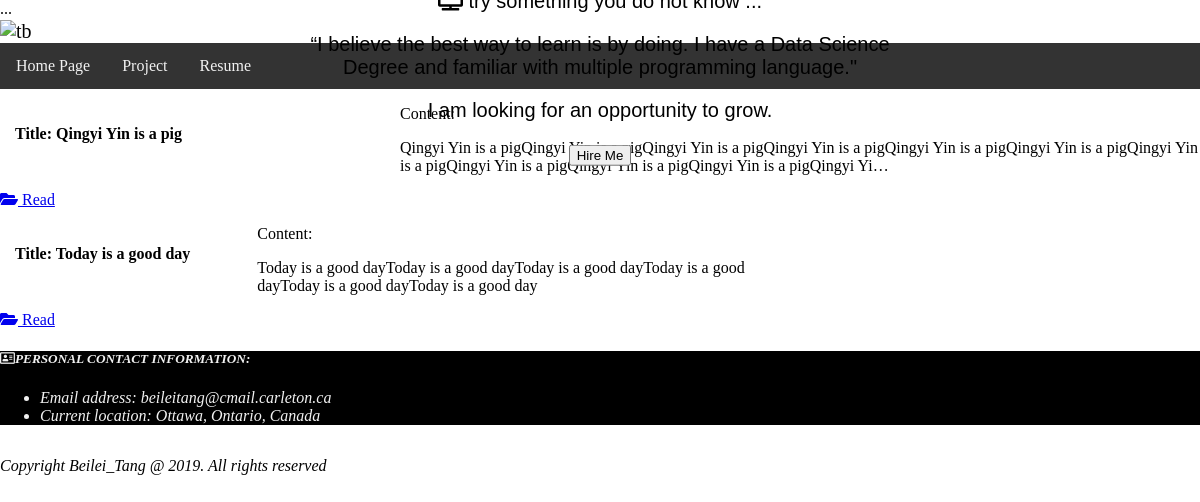
Page /blog_post/ on the earlier database version.
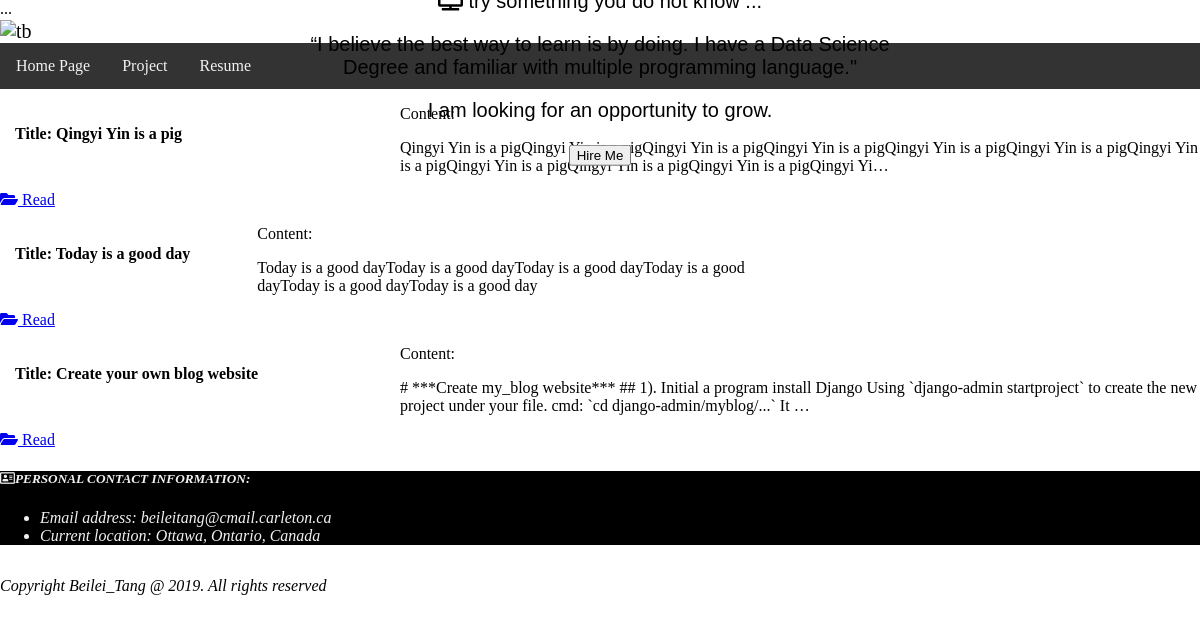
Same page on the later database version.
### blog/models.py (models this page shows, shortened)
class Blog(models.Model):
    id = models.AutoField(primary_key=True)
    title = models.CharField(max_length=50)
    body = models.TextField()
    date = models.DateField()
    """Foreign Key: one to many relationship, one category can have many blogs """
    category = models.ForeignKey(Category, on_delete=models.SET_NULL, null=True)
    """Foreign Key: one to many relationship, one author can have many blogs """
    Author = models.ForeignKey('Author', on_delete=models.SET_NULL, null=True)
    class Meta:
        ordering = ['date']

### blog/views.py (the view)
# urls.py: path('blog_post/', views.blog_post, name='post'),
def blog_post(request):
    post_list = Blog.objects.all()
    return render(request, 'post.html', {'post_list':post_list})

### blog/templates/post.html
{% extends "blog_base.html" %}
{% load staticfiles %}
{% block content %}
<div class="post-topnav">
  <a href="/blog/">Home Page</a>
  <a href="/project/">Project</a>
  <a href="/resume/">Resume</a>
</div>
    <div class ="post-page">
    {% for blog in post_list %}
            <div class="post-page">
                <div class="card h-100">
                    <div class="post-row">
                        <div class="post-column">
                                <h4 class="post-header">Title: {{ blog.title }}</h4>
                        </div>
                        <div class="post-body">
                            <p class="post-text"> Content:</p>
                            <p>{{ blog.body|truncatechars:200|striptags}}</p>
                            <div class="post-footer">
                                <a class="link" href="/blog/blog_post/detail"><i class="fas fa-folder-open"></i> Read</a>
                            </div>
                        </div>
                    </div>
                </div>
            </div>
        {% endfor %}
    <link rel="stylesheet" href="{% static 'css/styles.css' %}">
</div>
{% endblock content %}

Differences in the rows shown:
added Blog: title "Create your own blog website", body "# ***Create my_blog website*** ## 1). Initial a program install Django Using `django-admin startproject` to create the new project under your file. cmd: `cd django-admin/myblog/...` It …"
